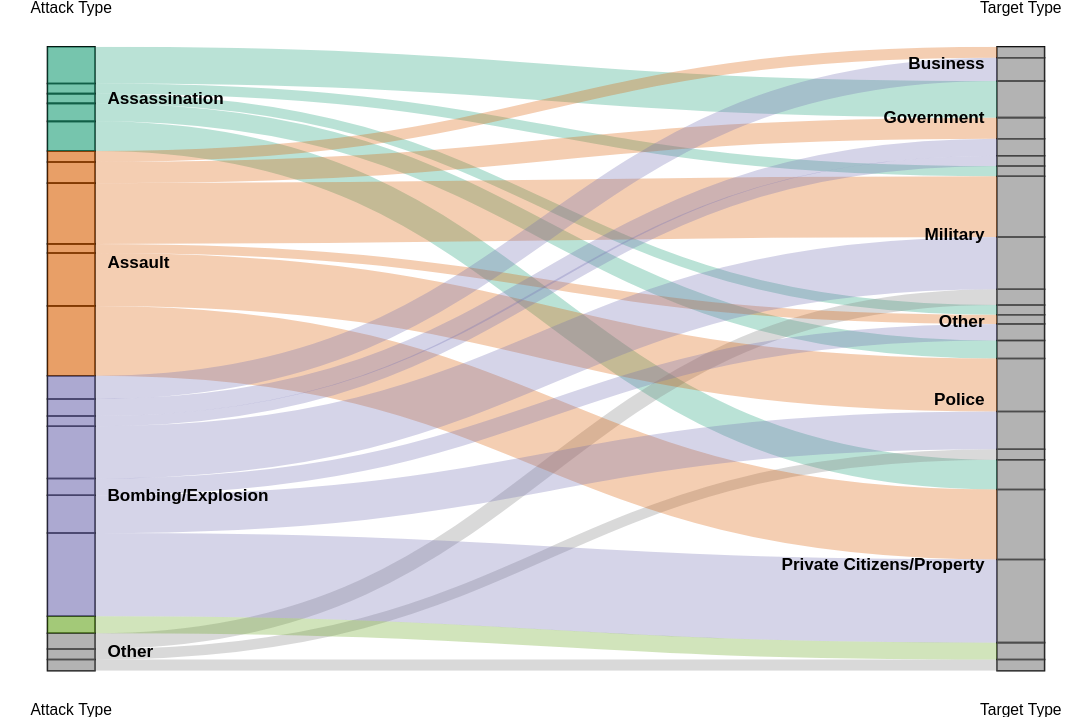

Vega-Lite specification stored for this chart:
### Vega specification from a JSON file in a GitHub repository (floating-point values rounded to 4 significant figures)
{"$schema": "https://vega.github.io/schema/vega/v3.0.json", "height": 400, "width": 700, "data": [{"name": "rawData", "values": [{"Attack_Type": "Assassination", "Target_Type": "Private Citizens/Property", "count": 3907}, {"Attack_Type": "Assassination", "Target_Type": "Government", "count": 4829}, {"Attack_Type": "Assassination", "Target_Type": "Military", "count": 1341}, {"Attack_Type": "Assassination", "Target_Type": "Police", "count": 2364}, {"Attack_Type": "Assassination", "Target_Type": "Other", "count": 1288}, {"Attack_Type": "Other", "Target_Type": "Military", "count": 2087}, {"Attack_Type": "Other", "Target_Type": "Police", "count": 1382}, {"Attack_Type": "Other", "Target_Type": "Private Citizens/Property", "count": 1487}, {"Attack_Type": "Assault", "Target_Type": "Business", "count": 1450}, {"Attack_Type": "Assault", "Target_Type": "Police", "count": 6972}, {"Attack_Type": "Assault", "Target_Type": "Other", "count": 1198}, {"Attack_Type": "Assault", "Target_Type": "Private Citizens/Property", "count": 9216}, {"Attack_Type": "Assault", "Target_Type": "Military", "count": 8004}, {"Attack_Type": "Assault", "Target_Type": "Government", "count": 2783}, {"Attack_Type": "Bombing/Explosion", "Target_Type": "Police", "count": 4993}, {"Attack_Type": "Bombing/Explosion", "Target_Type": "Other", "count": 2200}, {"Attack_Type": "Bombing/Explosion", "Target_Type": "Business", "count": 3054}, {"Attack_Type": "Bombing/Explosion", "Target_Type": "Private Citizens/Property", "count": 10963}, {"Attack_Type": "Bombing/Explosion", "Target_Type": "Military", "count": 6874}, {"Attack_Type": "Bombing/Explosion", "Target_Type": "Government", "count": 2242}, {"Attack_Type": "Bombing/Explosion", "Target_Type": "Infrastructure", "count": 1357}, {"Attack_Type": "Hostage Taking", "Target_Type": "Private Citizens/Property", "count": 2225}], "transform": [{"type": "formula", "expr": "datum['Attack_Type']", "as": "stk1"}, {"type": "formula", "expr": "datum.Target_Type", "as": "stk2"}, {"type": "formula", "expr": "datum.count", "as": "size"}]}, {"name": "nodes", "source": "rawData", "transform": [{"type": "filter", "expr": "!groupSelector || groupSelector.stk1 == datum.stk1 || groupSelector.stk2 == datum.stk2"}, {"type": "formula", "expr": "datum.stk1+datum.stk2", "as": "key"}, {"type": "fold", "fields": ["stk1", "stk2"], "as": ["stack", "grpId"]}, {"type": "formula", "expr": "datum.stack == 'stk1' ? datum.stk1+' '+datum.stk2 : datum.stk2+' '+datum.stk1", "as": "sortField"}, {"type": "stack", "groupby": ["stack"], "sort": {"field": "sortField", "order": "descending"}, "field": "size"}, {"type": "formula", "expr": "(datum.y0+datum.y1)/2", "as": "yc"}]}, {"name": "groups", "source": "nodes", "transform": [{"type": "aggregate", "groupby": ["stack", "grpId"], "fields": ["size"], "ops": ["sum"], "as": ["total"]}, {"type": "stack", "groupby": ["stack"], "sort": {"field": "grpId", "order": "descending"}, "field": "total"}, {"type": "formula", "expr": "scale('y', datum.y0)", "as": "scaledY0"}, {"type": "formula", "expr": "scale('y', datum.y1)", "as": "scaledY1"}, {"type": "formula", "expr": "datum.stack == 'stk1'", "as": "rightLabel"}, {"type": "formula", "expr": "datum.total/domain('y')[1]", "as": "percentage"}]}, {"name": "destinationNodes", "source": "nodes", "transform": [{"type": "filter", "expr": "datum.stack == 'stk2'"}]}, {"name": "edges", "source": "nodes", "transform": [{"type": "filter", "expr": "datum.stack == 'stk1'"}, {"type": "lookup", "from": "destinationNodes", "key": "key", "fields": ["key"], "as": ["target"]}, {"type": "linkpath", "orient": "horizontal", "shape": "diagonal", "sourceY": {"expr": "scale('y', datum.yc)"}, "sourceX": {"expr": "scale('x', 'stk1') + bandwidth('x')"}, "targetY": {"expr": "scale('y', datum.target.yc)"}, "targetX": {"expr": "scale('x', 'stk2')"}}, {"type": "formula", "expr": "range('y')[0]-scale('y', datum.size)", "as": "strokeWidth"}, {"type": "formula", "expr": "datum.size/domain('y')[1]", "as": "percentage"}]}], "scales": [{"name": "x", "type": "band", "range": "width", "domain": ["stk1", "stk2"], "paddingOuter": 0.05, "paddingInner": 0.95}, {"name": "y", "type": "linear", "range": "height", "domain": {"data": "nodes", "field": "y1"}}, {"name": "color", "type": "ordinal", "domain": {"data": "rawData", "fields": ["stk1", "stk2"]}, "range": ["#1b9e77", "grey", "#d95f02", "#7570b3", "#66a61e", "grey", "grey", "grey", "grey", "grey", "grey"]}, {"name": "stackNames", "type": "ordinal", "range": ["Attack Type", "Target Type"], "domain": ["stk1", "stk2"]}], "axes": [{"orient": "bottom", "scale": "x", "domain": false, "ticks": false, "labelPadding": 20, "encode": {"labels": {"update": {"text": {"scale": "stackNames", "field": "value", "fontWeight": "bold", "fontSize": 40, "font": "Georama"}}}}}, {"orient": "top", "scale": "x", "domain": false, "ticks": false, "labelPadding": 20, "encode": {"labels": {"update": {"text": {"scale": "stackNames", "field": "value", "fontWeight": "bold", "fontSize": 40, "font": "Georama"}}}}}, {"orient": "left", "scale": "y", "labels": false, "domain": false, "ticks": false}], "marks": [{"type": "rect", "from": {"data": "nodes"}, "encode": {"enter": {"stroke": {"value": "#000"}, "strokeWidth": {"value": 1}, "width": {"scale": "x", "band": 1}, "x": {"scale": "x", "field": "stack"}, "y": {"field": "y0", "scale": "y"}, "y2": {"field": "y1", "scale": "y"}}}}, {"type": "path", "name": "edgeMark", "from": {"data": "edges"}, "clip": true, "encode": {"update": {"stroke": [{"test": "groupSelector && groupSelector.stack=='stk1'", "scale": "color", "field": "stk2"}, {"scale": "color", "field": "stk1"}], "strokeWidth": {"field": "strokeWidth"}, "path": {"field": "path"}, "strokeOpacity": {"signal": "!groupSelector && (groupHover.stk1 == datum.stk1 || groupHover.stk2 == datum.stk2) ? 0.9 : 0.3"}, "zindex": {"signal": "!groupSelector && (groupHover.stk1 == datum.stk1 || groupHover.stk2 == datum.stk2) ? 1 : 0"}, "tooltip": {"signal": "datum.stk1 + ' → ' + datum.stk2 + '    ' + format(datum.size, ',.0f') + '   (' + format(datum.percentage, '.1%') + ')'"}}, "hover": {"strokeOpacity": {"value": 1}}}}, {"type": "rect", "name": "groupMark", "from": {"data": "groups"}, "encode": {"enter": {"fill": {"scale": "color", "field": "grpId"}, "width": {"scale": "x", "band": 1}}, "update": {"x": {"scale": "x", "field": "stack"}, "y": {"field": "scaledY0"}, "y2": {"field": "scaledY1"}, "fillOpacity": {"value": 0.6}, "tooltip": {"signal": "datum.grpId + '   ' + format(datum.total, ',.0f') + '   (' + format(datum.percentage, '.1%') + ')'"}}, "hover": {"fillOpacity": {"value": 1}}}}, {"type": "text", "from": {"data": "groups"}, "interactive": false, "encode": {"update": {"x": {"signal": "scale('x', datum.stack) + (datum.rightLabel ? bandwidth('x') + 8 : -8)"}, "yc": {"signal": "(datum.scaledY0 + datum.scaledY1)/2"}, "align": {"signal": "datum.rightLabel ? 'left' : 'right'"}, "baseline": {"value": "middle"}, "fontWeight": {"value": "bold"}, "text": {"signal": "abs(datum.scaledY0-datum.scaledY1) > 13 ? datum.grpId : ''"}}}}, {"type": "group", "data": [{"name": "dataForShowAll", "values": [{}], "transform": [{"type": "filter", "expr": "groupSelector"}]}], "encode": {"enter": {"xc": {"signal": "width/2"}, "y": {"value": 30}, "width": {"value": 80}, "height": {"value": 30}}}, "marks": [{"type": "group", "name": "groupReset", "from": {"data": "dataForShowAll"}, "encode": {"enter": {"cornerRadius": {"value": 6}, "fill": {"value": "#f5f5f5"}, "stroke": {"value": "#c1c1c1"}, "strokeWidth": {"value": 2}, "height": {"field": {"group": "height"}}, "width": {"field": {"group": "width"}}}, "update": {"opacity": {"value": 1}}, "hover": {"opacity": {"value": 0.7}}}, "marks": [{"type": "text", "interactive": false, "encode": {"enter": {"xc": {"field": {"group": "width"}, "mult": 0.5}, "yc": {"field": {"group": "height"}, "mult": 0.5, "offset": 2}, "align": {"value": "center"}, "baseline": {"value": "middle"}, "fontWeight": {"value": "bold"}, "text": {"value": "Show All"}}}}]}]}], "signals": [{"name": "groupHover", "value": {}, "on": [{"events": "@groupMark:mouseover", "update": "{stk1:datum.stack=='stk1' && datum.grpId, stk2:datum.stack=='stk2' && datum.grpId}"}, {"events": "mouseout", "update": "{}"}]}, {"name": "groupSelector", "value": false, "on": [{"events": "@groupMark:click!", "update": "{stack:datum.stack, stk1:datum.stack=='stk1' && datum.grpId, stk2:datum.stack=='stk2' && datum.grpId}"}, {"events": [{"type": "click", "markname": "groupReset"}, {"type": "dblclick"}], "update": "false"}]}]}
